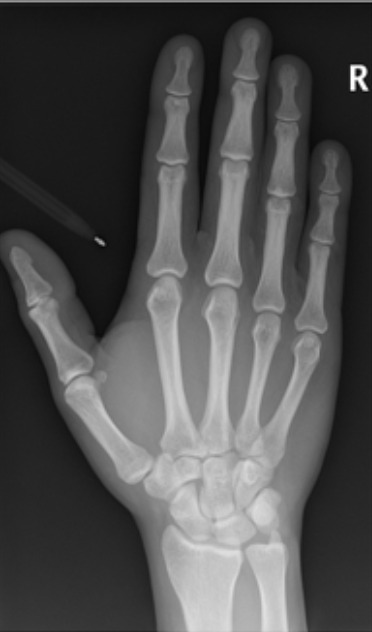
#> input picture wrist_reconstruction/data/AP_Sample_Img.jpeg, 372 x 632 px
$ python -i reconstruction.py   (imports and definitions only)
#> lines starting #> are read from the running program, lines starting #| are printed output that depends on the picture; after the words box and inside, x2 and y2 are one past the last pixel; in counts of white or black regions, pixels touching at a corner belong together
#> further down, picture is the input picture: shape (632, 372, 3); min 6, max 255, mean 79.6
import cv2
import numpy as np
from scipy.ndimage import gaussian_filter1d
import trimesh

def extract_mask(image):
    """
    Extracts a binary silhouette mask from the X-ray image.
    """
    if len(image.shape) > 2:
        gray = cv2.cvtColor(image, cv2.COLOR_BGR2GRAY)
    else:
        gray = image

    # The bundled images are already binary masks.  Do not blur or morph those
    # masks: doing so moves their black/white edge inward and removes the small
    # posterior knee and calf transitions that define the lateral silhouette.
    values = np.unique(gray)
#> values = 246 values from 6 to 255
    is_binary_mask = len(values) <= 2
#> is_binary_mask = False
    if is_binary_mask:
        thresh = np.where(gray > 127, 255, 0).astype(np.uint8)
    else:
        blurred = cv2.GaussianBlur(gray, (5, 5), 0)
        _, thresh = cv2.threshold(blurred, 0, 255, cv2.THRESH_BINARY + cv2.THRESH_OTSU)
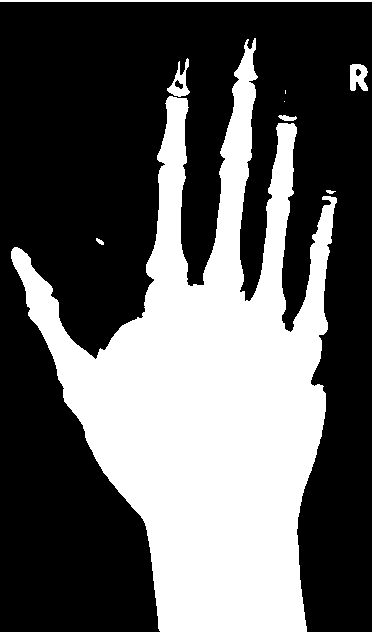
#> thresh: shape (632, 372); 36.8% white; 9 white regions (2 under 20 px), largest, box (x1, y1, x2, y2) and area: (11, 38, 337, 632) 84956, (0, 0, 372, 2) 744, (167, 58, 190, 97) 370

    # If background is bright, invert
    border_pixels = np.concatenate([thresh[0, :], thresh[-1, :], thresh[:, 0], thresh[:, -1]])
#> border_pixels = 2008 values, max 255 at index 0, min 0 at index 372, mean 66.42
    if np.mean(border_pixels) > 127:
        thresh = cv2.bitwise_not(thresh)

    # Cleanup is appropriate for a radiograph, but is deliberately skipped for
    # a supplied mask so its drawn boundary remains the reconstruction boundary.
    if not is_binary_mask:
        kernel = np.ones((5, 5), np.uint8)
        thresh = cv2.morphologyEx(thresh, cv2.MORPH_CLOSE, kernel)
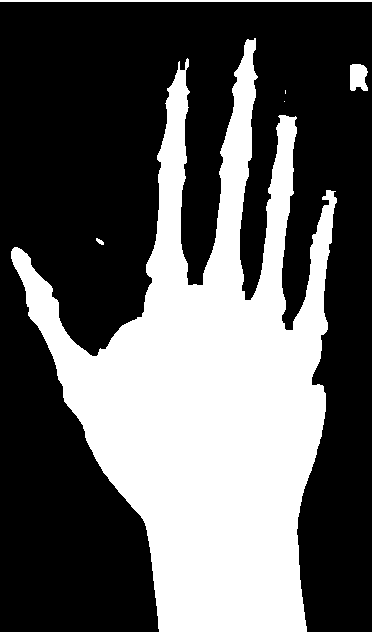
#> thresh: shape (632, 372); 37% white; 6 white regions (2 under 20 px), largest, box (x1, y1, x2, y2) and area: (11, 38, 337, 632) 85769, (0, 0, 372, 2) 744, (350, 64, 368, 91) 411, (96, 238, 104, 245) 32
        thresh = cv2.morphologyEx(thresh, cv2.MORPH_OPEN, kernel)
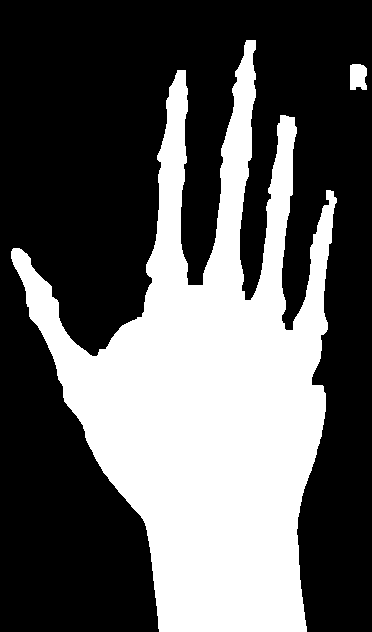
#> thresh: shape (632, 372); 36.6% white; 2 white regions, box (x1, y1, x2, y2) and area: (11, 40, 337, 632) 85610, (350, 64, 367, 90) 397

    # Keep only the largest connected component
    num_labels, labels, stats, centroids = cv2.connectedComponentsWithStats(thresh, connectivity=8)
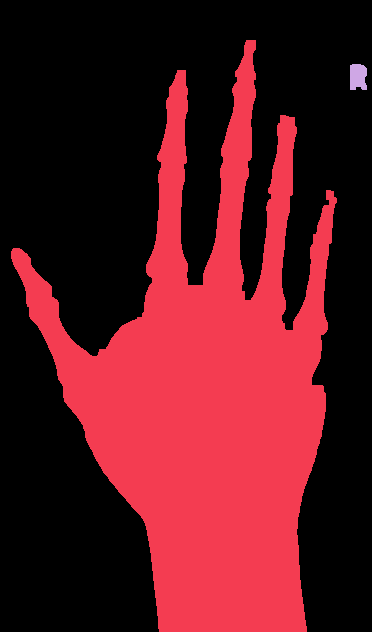
#> labels: shape (632, 372) int32; 3 distinct labels, from 0 to 2; one colour per label, 0 black
#> num_labels = 3; stats = [[0, 0, 372, 632, 149097], [11, 40, 326, 592, 85610], [350, 64, 17, 26, 397]]; centroids = [[171.6, 271.2], [209, 393.8], [357.5, 76.32]]
    if num_labels > 1:
        largest_label = 1 + np.argmax(stats[1:, cv2.CC_STAT_AREA])
#> largest_label = 1
        thresh = np.zeros_like(thresh)
        thresh[labels == largest_label] = 255

    return thresh

# [197 lines left out: functions get_profile_from_mask, inflate_silhouettes, generate_fallback_cylinder, generate_obj_string, not called in this run]

>>> import cv2
>>> picture = cv2.imread('../wrist_reconstruction/data/AP_Sample_Img.jpeg')
>>> result = extract_mask(picture)
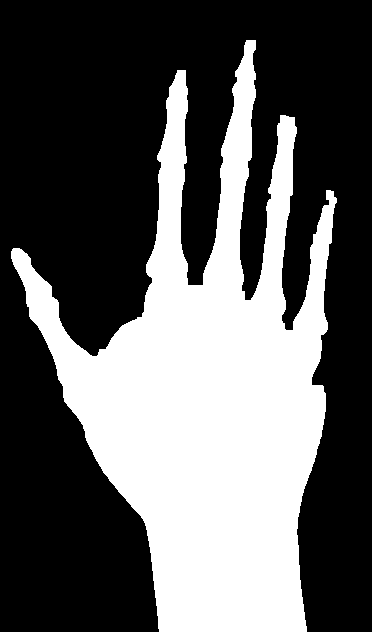
#> result: shape (632, 372); 36.4% white; 1 white region, box (x1, y1, x2, y2) and area: (11, 40, 337, 632) 85610
